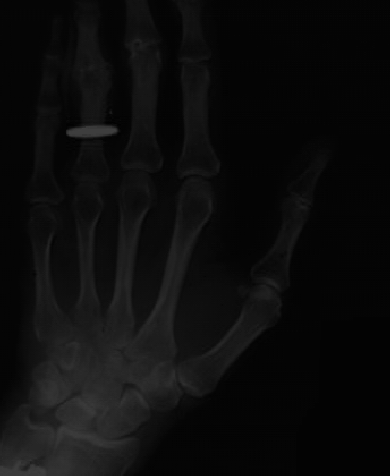
#> input picture HW2/Q3/Dark.tif, 390 x 476 px
$ python HW2.3.py
#> lines starting #> are read from the running program, lines starting #| are printed output that depends on the picture

import cv2
import numpy as np
import math
import matplotlib.pyplot as plt


def Histogram(img=[]):
    img = np.array(img)
    row, col = img.shape[:2]
    count = []
    for i in range(0, 256):
        count.append(np.sum(img == i))
    return count

img_d= cv2.imread('Dark.tif')
#> img_d is the input picture: shape (476, 390, 3); min 1, max 63, mean 12.3
img_d = cv2.cvtColor(img_d, cv2.COLOR_BGR2GRAY)
#> img_d: shape (476, 390)
row_d, col_d = img_d.shape[:2]
#> row_d = 476; col_d = 390


img_l = cv2.imread('Lowcontrast.tif')
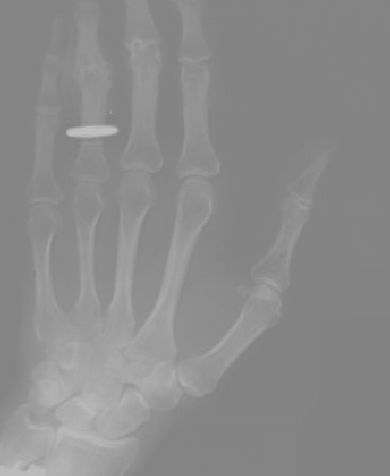
#> input picture HW2/Q3/Lowcontrast.tif, 390 x 476 px
#> img_l is the input picture: shape (476, 390, 3); min 128, max 190, mean 139.3
img_l = cv2.cvtColor(img_l, cv2.COLOR_BGR2GRAY)
#> img_l: shape (476, 390)
row_l, col_l = img_l.shape[:2]
#> row_l = 476; col_l = 390

img_b = cv2.imread('Bright.tif')
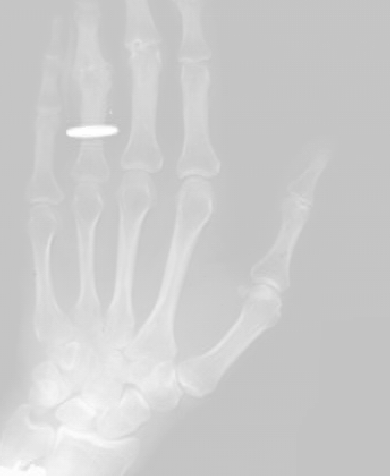
#> input picture HW2/Q3/Bright.tif, 390 x 476 px
#> img_b is the input picture: shape (476, 390, 3); min 193, max 255, mean 204.3
img_b = cv2.cvtColor(img_b, cv2.COLOR_BGR2GRAY)
#> img_b: shape (476, 390)
row_b, col_b = img_b.shape[:2]
#> row_b = 476; col_b = 390


count_d = Histogram(img_d)
#> after the loop in Histogram, `for i in range(0, 256):`: count = 256 values, max 42858 at index 4, min 0 at index 0, mean 725.2
#> count_d has the same summary as count in Histogram
count_b = Histogram(img_b)
#> count_b = 256 values, max 42858 at index 196, min 0 at index 0, mean 725.2
count_l = Histogram(img_l)
#> count_l = 256 values, max 42858 at index 131, min 0 at index 0, mean 725.2
def normalize(count_d,row_d,col_d):
#> called with row_d = 476, col_d = 390
 npa1 = np.asarray(count_d, dtype=np.float32)
#> npa1 has the same summary as count in Histogram
 np1= np.reshape(npa1, (256, 1))
#> np1 has the same summary as count in Histogram
 np1=np1/(row_d*col_d)
#> np1 = 256 values, max 0.231 at index 4, min 0 at index 0, mean 0.00391
 return np1
np1=normalize(count_d,row_d,col_d)
np2=normalize(count_l,row_l,col_l)
#> np2 = 256 values, max 0.231 at index 131, min 0 at index 0, mean 0.00391
np3=normalize(count_b,row_b,col_b)
#> np3 = 256 values, max 0.231 at index 196, min 0 at index 0, mean 0.00391
plt.figure()
plt.bar(range(0, 256),np1[:,0])
plt.title('Normalized Histogram dark')
plt.figure()
plt.bar(range(0, 256),np2[:,0])
plt.title('Normalized Histogram lowcontrast')
plt.figure()
plt.bar(range(0, 256),np3[:,0])
plt.title('Normalized Histogram bright')
plt.show()
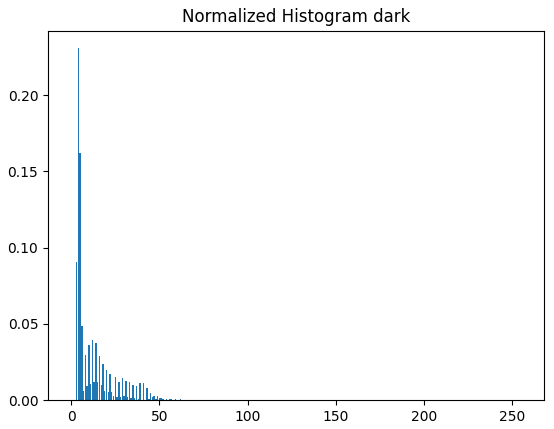
#> figure drawn by matplotlib, 1 panel; tallest bar 0.231 high, from x = 3.6 to 4.4
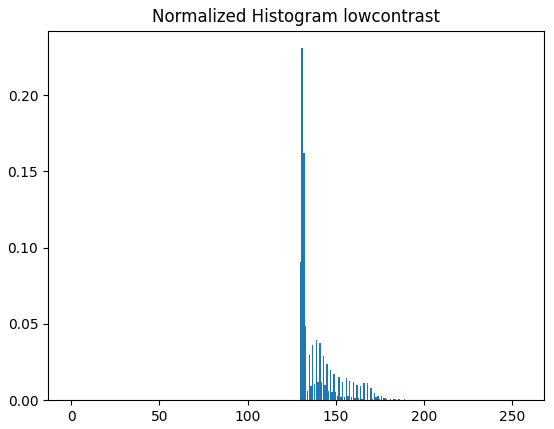
#> figure drawn by matplotlib, 1 panel; tallest bar 0.231 high, from x = 130.6 to 131.4
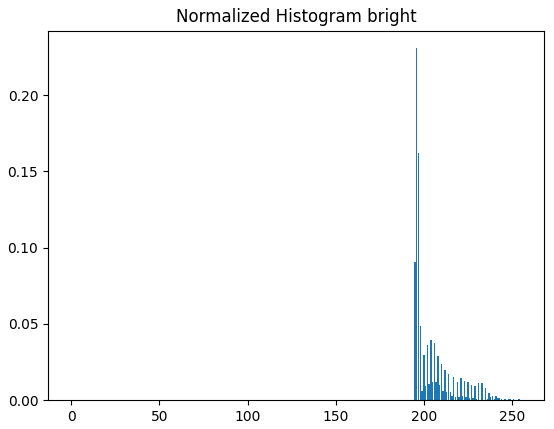
#> figure drawn by matplotlib, 1 panel; tallest bar 0.231 high, from x = 195.6 to 196.4
#> `img_r_b = np.zeros((row_b, col_b), dtype=np.uint8)`: img_r_b: shape (476, 390); every value is 0
def equalize(histg,img_b,row_b,col_b):
#> called with histg = array of shape (256, 1), row_b = 476, col_b = 390
    H = np.round(np.cumsum(histg) * (np.size(histg) - 1))
#> H = 256 values from 0 to 255
    new_hist = []
    for i in range(0, np.size(histg)):
        new_hist.append(sum(histg[np.where(H == i)]))
#> after the loop, new_hist = 256 items, first 6: [0.000221], 0, 0, 0, 0, 0
    img_r_b = np.zeros((row_b, col_b), dtype=np.uint8)
    for i in range(0, row_b):
        for j in range(0, col_b):
            img_r_b[i][j] = H[img_b[i][j]]
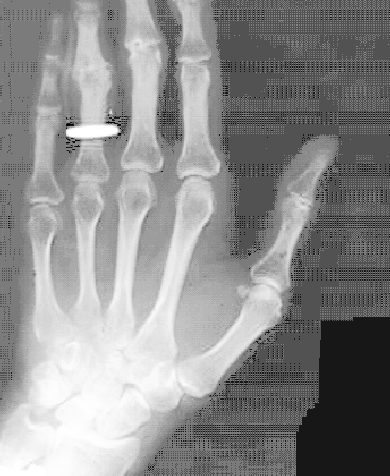
#> img_r_b: shape (476, 390); min 0, max 255, mean 140.1

    return new_hist, img_r_b

img_r_b = np.zeros((row_b, col_b), dtype=np.uint8)
img_r_d = np.zeros((row_d, col_d), dtype=np.uint8)
img_r_l = np.zeros((row_l, col_l), dtype=np.uint8)
he_b= []
he_d = []
he_l = []
he_b, img_r_b = equalize(np3, img_b,row_b,col_b)
#> he_b = 256 items, first 6: [0.000221], 0, 0, 0, 0, 0
he_d,img_r_d =equalize(np1,img_d,row_d,col_d)
#> he_d = 256 items, first 6: [0.000221], 0, 0, 0, 0, 0
he_l,img_r_l=equalize(np2,img_l,row_l,col_l)
#> he_l = 256 items, first 6: [0.000221], 0, 0, 0, 0, 0

f = plt.figure(1)
f.add_subplot(2,2,1)
plt.imshow(cv2.cvtColor(img_b, cv2.COLOR_BGR2RGB))
plt.xticks([])
plt.yticks([])
f.add_subplot(2,2,3)
plt.bar(range(0, 256), count_b)
plt.title('bright')
f.add_subplot(2,2,2)
plt.imshow(img_r_b, cmap='gray')
plt.xticks([])
plt.yticks([])
f.add_subplot(2,2,4)
#> (the run stopped early here; a loop or call above may not have finished)
